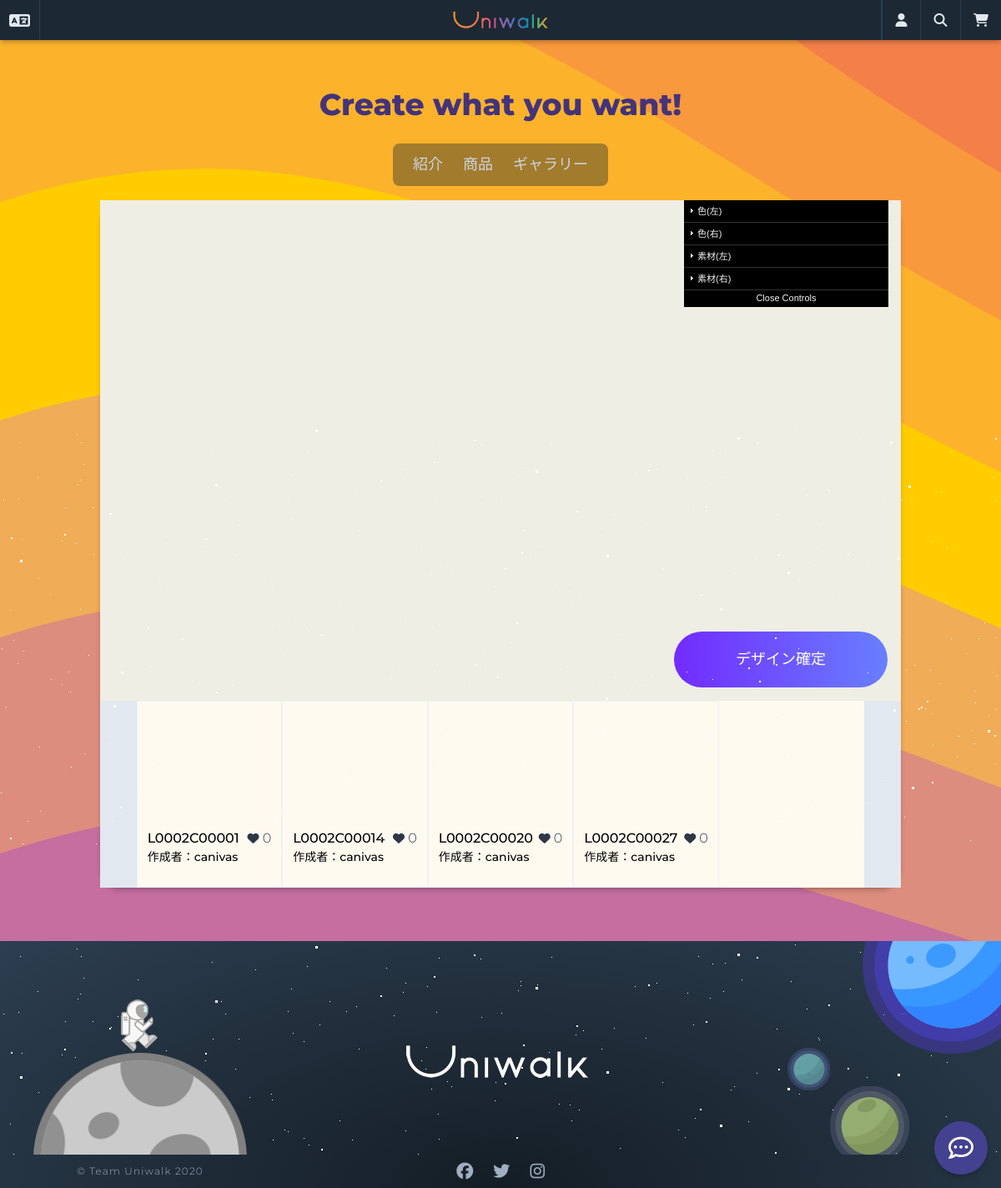
Page /designs/customize/8/ on the earlier database version.
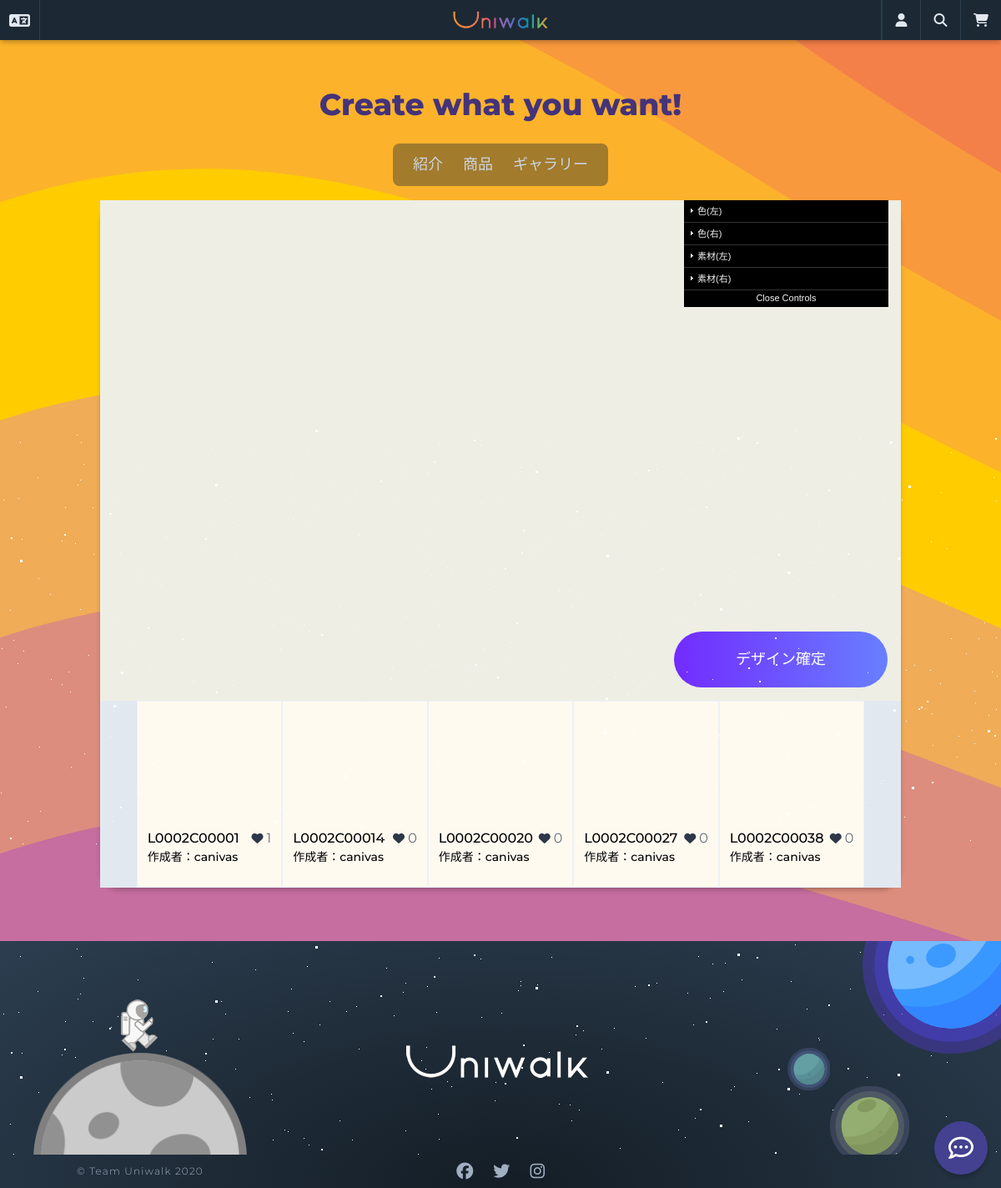
Same page on the later database version.
### designs/models.py (models this page shows, shortened)
class Design(core_models.TimeStampedModel):
    user = models.ForeignKey(
        "users.User",
        related_name="design",
        verbose_name=_("ユーザ"),
        on_delete=models.SET_NULL,
        null=True,
        blank=True,
    )
    product = models.ForeignKey(
        "products.Product",
        related_name="design",
        verbose_name=_("商品"),
        on_delete=models.SET_NULL,
        null=True,
        blank=True,
    )
    outsole_color_left = models.CharField("アウトソール色(左)", max_length=7)
    outsole_material_left = models.ForeignKey(
        "Material",
        verbose_name=_("アウトソール素材(左)"),
        related_name="outsole_material_left",
        on_delete=models.SET_NULL,
        blank=True,
        null=True,
    )
    midsole_color_left = models.CharField("ミッドソール色(左)", max_length=7)
    midsole_material_left = models.ForeignKey(
        "Material",
        verbose_name=_("ミッドソール素材(左)"),
        related_name="midsole_material_left",
        on_delete=models.SET_NULL,
        blank=True,
        null=True,
    )
    uppersole_color_left = models.CharField("アッパーソール色(左)", max_length=7)
    uppersole_material_left = models.ForeignKey(
        "Material",
        verbose_name=_("アッパーソール素材(左)"),
        related_name="uppersole_material_left",
        on_delete=models.SET_NULL,
        blank=True,
        null=True,
    )
    shoelace_color_left = models.CharField("シューレース色(左)", max_length=7)
    shoelace_material_left = models.ForeignKey(
        "Material",
        verbose_name=_("シューレース素材(左)"),
        related_name="shoelace_material_left",
        on_delete=models.SET_NULL,
        blank=True,
        null=True,
    )
    tongue_color_left = models.CharField("タン色(左)", max_length=7)
    tongue_material_left = models.ForeignKey(
        "Material",
        verbose_name=_("タン素材(左)"),
        related_name="tongue_material_left",
        on_delete=models.SET_NULL,
        blank=True,
        null=True,
    )
    outsole_color_right = models.CharField("アウトソール色(右)", max_length=7)
    outsole_material_right = models.ForeignKey(
        "Material",
        verbose_name=_("アウトソール素材(右)"),
        related_name="outsole_material_right",
        on_delete=models.SET_NULL,
        blank=True,
        null=True,
    )
    midsole_color_right = models.CharField("ミッドソール色(右)", max_length=7)
    midsole_material_right = models.ForeignKey(
        "Material",
        verbose_name=_("ミッドソール素材(右)"),
        related_name="midsole_material_right",
        on_delete=models.SET_NULL,
        blank=True,
        null=True,
    )
    uppersole_color_right = models.CharField("アッパーソール色(右)", max_length=7)
    uppersole_material_right = models.ForeignKey(
        "Material",
        verbose_name=_("アッパーソール素材(右)"),
        related_name="uppersole_material_right",
        on_delete=models.SET_NULL,
        blank=True,
        null=True,
    )
    shoelace_color_right = models.CharField("シューレース色(右)", max_length=7)
    shoelace_material_right = models.ForeignKey(
        "Material",
        verbose_name=_("シューレース素材(右)"),
        related_name="shoelace_material_right",
        on_delete=models.SET_NULL,
        blank=True,
        null=True,
    )
    tongue_color_right = models.CharField("タン色(右)", max_length=7)
    tongue_material_right = models.ForeignKey(
        "Material",
        verbose_name=_("タン素材(右)"),
        related_name="tongue_material_right",
        on_delete=models.SET_NULL,
        blank=True,
        null=True,
    )
    design_number = models.CharField(
        _("番号"), max_length=40, default=create_custom_design_code, blank=True, null=True
    )
    customize_code = models.CharField(_("カスタマイズデザインコード"), max_length=11)
    likes = models.ManyToManyField("users.User", verbose_name=_("いいねユーザ"), related_name="likes")
    class Meta:
        verbose_name = _("デザイン")
        verbose_name_plural = _("デザイン")
    @property
    def first_image(self):
        try:
            (image,) = self.images.all()[:1]
            return image.front.url
        except ValueError:
            return None
    @property
    def total_likes(self):
        return self.likes.count()

class Image(models.Model):
    design = models.ForeignKey(
        "Design",
        related_name="images",
        verbose_name=_("デザインid"),
        on_delete=models.CASCADE,
        null=True,
        blank=True,
    )
    front = models.ImageField(_("正面"), upload_to="designs")
    side = models.ImageField(_("側面"), upload_to="designs")
    up = models.ImageField(_("上面"), upload_to="designs")
    down = models.ImageField(_("下面"), upload_to="designs")
    class Meta:
        verbose_name = _("デザインイメージ")
        verbose_name_plural = _("デザインイメージ")

### users/models.py (models this page shows, shortened)
class User(AbstractUser):
    GENDER_MALE = "M"
    GENDER_FEMALE = "F"
    GENDER_OTHER = "O"
    GENDER_CHOICES = (
        ("", _("--性別--")),
        (GENDER_MALE, _("男性")),
        (GENDER_FEMALE, _("女性")),
        (GENDER_OTHER, _("その他")),
    )
    PREF_CHOICES = JP_PREFECTURES
    username = None
    email = models.EmailField(_("メールアドレス"), unique=True)
    first_name_kana = models.CharField(_("名(カナ)"), blank=True, max_length=30)
    last_name_kana = models.CharField(_("姓(カナ)"), blank=True, max_length=150)
    gender = models.CharField(
        _("性別"), blank=True, choices=GENDER_CHOICES, max_length=10
    )
    birthday = models.DateField(_("生年月日"), blank=True, null=True)
    phone_number = PhoneNumberField(_("電話番号"), blank=True, null=True)
    postal_code = JPPostalCodeModelField(_("郵便番号"), blank=True, null=True)
    prefecture = JPPrefectureField(_("都道府県"), blank=True, null=True)
    address_city = models.CharField(_("市区町村番地"), max_length=40, blank=True, null=True)
    address_detail = models.CharField(_("建物名・号室"), max_length=40, blank=True, null=True)
    stripe_customer_id = models.CharField(max_length=50, blank=True, null=True)
    member_number = models.CharField(
        max_length=40, default=create_member_number, blank=True, null=True
    )
    member_code = models.CharField(_("会員番号"), max_length=40, blank=True, null=True)
    USERNAME_FIELD = "email"
    REQUIRED_FIELDS = []
    objects = CustomUserManager()
    def get_email_name(self):
        return self.email.split("@")[0]

### designs/views.py (the view, shortened to what this page needs)
# urls.py: path("customize/<int:pk>/", views.CustomizeView.as_view(), name="customize"),
class CustomizeView(ListView):
    model = models.Design
    template_name = "designs/design-customize.html"
    context_object_name = "designs"
    paginate_by = 5
    def get_template_names(self):
        if self.request.is_ajax():
            return ["mixins/designs/related_design_card.html"]
        return super(CustomizeView, self).get_template_names()
    def get_queryset(self):
        pk = self.kwargs.get("pk")
        designs = models.Design.objects.filter(product=pk).exclude(user__isnull=True).all()
        return sorted(designs, key= lambda design: design.total_likes, reverse=True)
    def get_context_data(self, *args, **kwargs):
        pk = self.kwargs.get("pk")
        materials = design_models.Material.objects.all().order_by("created")
        context = super(CustomizeView, self).get_context_data(*args, **kwargs)
        for material in materials:
            context["mat" + str(material.pk) ] = material
        context["product"] = product_models.Product.objects.get(pk=pk)
        context["template"] = product_models.Template.objects.get(product=pk)
        context["form"] = forms.CustomizeForm()
        return context

### carts/context_processors.py (called while the page is built)
def counter(request):
    item_count = 0
    if "admin" in request.META["PATH_INFO"]:
        return {}
    else:
        try:
            cart = Cart.objects.get(session_key=_session_key(request))
            cart_items = CartItem.objects.all().filter(cart=cart, active=True)
            for cart_item in cart_items:
                item_count += cart_item.quantity
        except Cart.DoesNotExist:
            item_count = 0
    return dict(item_count=item_count)

### carts/views.py (called while the page is built)
def _session_key(request):
    cart = request.session.session_key
    if not cart:
        cart = request.session.create()
    return cart

### designs/models.py (called while the page is built)
def create_custom_design_code():
    last_design = Design.objects.all().order_by("pk").last()
    if not last_design:
        return "00001"
    design_number = last_design.design_number
    design_int = int(design_number)
    no_width = 5
    new_design_int = design_int + 1
    formatted = (no_width - len(str(new_design_int))) * "0" + str(new_design_int)
    new_design_number = str(formatted)
    return new_design_number

### templates/designs/design-customize.html (shortened to what this page needs)
{% extends "base.html" %}
{% load i18n static js %}
{% block content %}
<div class="mx-auto w-full min-h-75vh">
    <form method="POST" id="main-form">
        <div id="screen" class="w-full h-75vh relative">
            <div id="guiContainer" class="absolute" style="right: 0px;"></div>
            <button class="btn w-64 absolute" style="bottom: 1rem; right: 1rem;">{% trans 'デザイン確定' %}</button>
        </div>
    </form>
    <div class="w-full flex">
        <div class="w-12 bg-gray-300">
        </div>
        <ul id="design_list" class="w-full h-56 flex">
            {% include 'mixins/designs/related_design_card.html' %}
        </ul>
        <div class="w-12 bg-gray-300">
        </div>
    </div>
</div>
{% endblock content %}

### templates/mixins/designs/related_design_card.html (shortened to what this page needs)
{% load i18n static js %}
{% if designs %}
{% for design in designs %}
<a id="design_{{ design.pk }}" class="block min-w-1/5 border border-gray-200 p-3 cursor-pointer">
    <form id="form_{{ design.pk }}" action="{% url 'designs:apply' %}" method="POST" class="design-form w-full h-full">
        <div class="w-full h-2/3 bg-cover bg-center mb-2" style="background-image: url({{ design.first_image }});">
        </div>
        <div class="flex justify-between items-center">
            <span class="text-black block font-medium">{{ design.customize_code }}</span>
            <span><i class="fas fa-heart text-sm"></i> {{ design.total_likes }}</span>
        </div>
        <div class="overflow-hidden text-left">
            <span class="text-sm text-black block font-medium">作成者：{{ design.user.get_email_name }}</span>
        </div>
    </form>
</a>
{% endfor %}
{% else %}
<p class="flex justify-center items-center font-semibold w-full text-center text-2xl">
    <i class="fas fa-dizzy fa-2x text-purple-500"></i> <span class="ml-5">{% trans 'デザインパレットが存在しません。' %}</span>
</p>
{% endif %}

Differences in the rows shown:
computed for Design (number 1 of 5 on the later page): total_likes "0" → "1"
added Design: customize_code "L0002C00038", total_likes "0", user.get_email_name "canivas"
